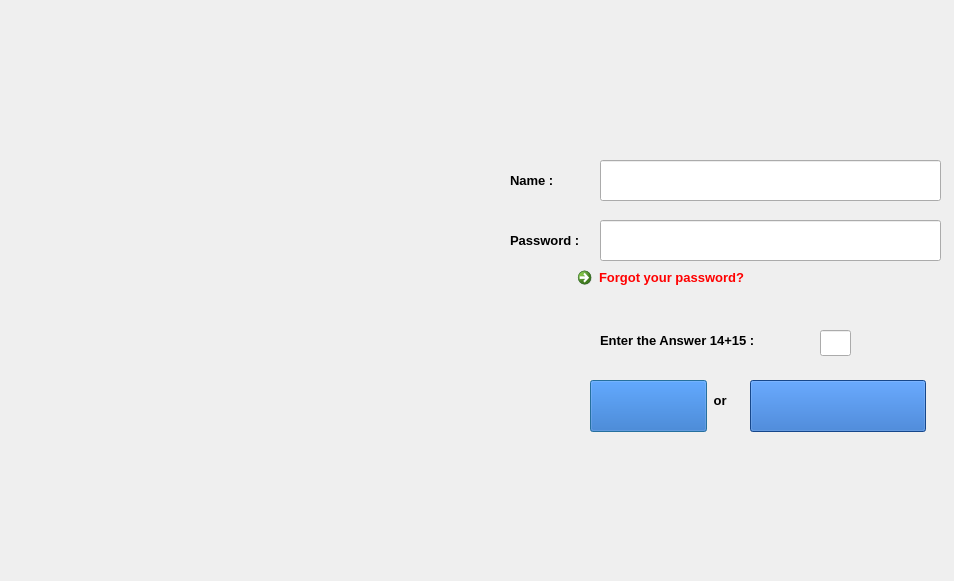
<?xml version="1.0" encoding="UTF-8"?>
<ui version="4.0">
 <class>login</class>
 <widget class="QDialog" name="login">
  <property name="geometry">
   <rect>
    <x>0</x>
    <y>0</y>
    <width>954</width>
    <height>581</height>
   </rect>
  </property>
  <property name="windowTitle">
   <string>Dialog</string>
  </property>
  <property name="styleSheet">
   <string notr="true">background-image: url(:/new/prefix1/login.png);</string>
  </property>
  <widget class="QLineEdit" name="lineEdit_name">
   <property name="geometry">
    <rect>
     <x>600</x>
     <y>160</y>
     <width>341</width>
     <height>41</height>
    </rect>
   </property>
   <property name="font">
    <font>
     <pointsize>10</pointsize>
    </font>
   </property>
   <property name="styleSheet">
    <string notr="true">background-image: url();</string>
   </property>
  </widget>
  <widget class="QLabel" name="label_4">
   <property name="geometry">
    <rect>
     <x>600</x>
     <y>320</y>
     <width>231</width>
     <height>41</height>
    </rect>
   </property>
   <property name="font">
    <font>
     <family>Segoe UI</family>
     <pointsize>10</pointsize>
     <bold>true</bold>
    </font>
   </property>
   <property name="styleSheet">
    <string notr="true">background-image: url();
background-color: rgb();</string>
   </property>
   <property name="text">
    <string>Enter the Answer 14+15 : </string>
   </property>
  </widget>
  <widget class="QLabel" name="label_3">
   <property name="geometry">
    <rect>
     <x>510</x>
     <y>220</y>
     <width>101</width>
     <height>41</height>
    </rect>
   </property>
   <property name="font">
    <font>
     <family>Segoe UI</family>
     <pointsize>10</pointsize>
     <bold>true</bold>
    </font>
   </property>
   <property name="styleSheet">
    <string notr="true">background-image: url();
background-color: rgb();</string>
   </property>
   <property name="text">
    <string>Password :</string>
   </property>
  </widget>
  <widget class="QLabel" name="label">
   <property name="geometry">
    <rect>
     <x>710</x>
     <y>380</y>
     <width>41</width>
     <height>41</height>
    </rect>
   </property>
   <property name="font">
    <font>
     <family>Segoe UI</family>
     <pointsize>10</pointsize>
     <bold>true</bold>
    </font>
   </property>
   <property name="styleSheet">
    <string notr="true">background-image: url();
background-color: rgb();</string>
   </property>
   <property name="text">
    <string> or</string>
   </property>
  </widget>
  <widget class="QLabel" name="label_2">
   <property name="geometry">
    <rect>
     <x>510</x>
     <y>160</y>
     <width>61</width>
     <height>41</height>
    </rect>
   </property>
   <property name="font">
    <font>
     <family>Segoe UI</family>
     <pointsize>10</pointsize>
     <bold>true</bold>
    </font>
   </property>
   <property name="styleSheet">
    <string notr="true">background-image: url();
background-color: rgb();</string>
   </property>
   <property name="text">
    <string>Name :</string>
   </property>
  </widget>
  <widget class="QLineEdit" name="lineEdit_password">
   <property name="geometry">
    <rect>
     <x>600</x>
     <y>220</y>
     <width>341</width>
     <height>41</height>
    </rect>
   </property>
   <property name="font">
    <font>
     <pointsize>10</pointsize>
    </font>
   </property>
   <property name="styleSheet">
    <string notr="true">background-image: url();
</string>
   </property>
  </widget>
  <widget class="QLineEdit" name="lineEdit_sum">
   <property name="geometry">
    <rect>
     <x>820</x>
     <y>330</y>
     <width>31</width>
     <height>26</height>
    </rect>
   </property>
   <property name="font">
    <font>
     <pointsize>10</pointsize>
    </font>
   </property>
   <property name="styleSheet">
    <string notr="true">background-image: url();</string>
   </property>
  </widget>
  <widget class="QPushButton" name="pushButton_Login">
   <property name="geometry">
    <rect>
     <x>590</x>
     <y>380</y>
     <width>117</width>
     <height>52</height>
    </rect>
   </property>
   <property name="font">
    <font>
     <pointsize>10</pointsize>
     <bold>true</bold>
    </font>
   </property>
   <property name="styleSheet">
    <string notr="true">background-image: url(:/new/prefix1/loginbotten.png);
background-color: rgb(31, 100, 194);</string>
   </property>
   <property name="text">
    <string/>
   </property>
  </widget>
  <widget class="QPushButton" name="pushButton_Creat">
   <property name="geometry">
    <rect>
     <x>750</x>
     <y>380</y>
     <width>176</width>
     <height>52</height>
    </rect>
   </property>
   <property name="font">
    <font>
     <pointsize>10</pointsize>
     <bold>true</bold>
    </font>
   </property>
   <property name="styleSheet">
    <string notr="true">background-color: rgb(31, 100, 194);
background-image: url(:/new/prefix1/creat.png);</string>
   </property>
   <property name="text">
    <string/>
   </property>
   <property name="shortcut">
    <string/>
   </property>
   <property name="default">
    <bool>false</bool>
   </property>
   <property name="flat">
    <bool>false</bool>
   </property>
  </widget>
  <widget class="QCommandLinkButton" name="commandLinkButton">
   <property name="geometry">
    <rect>
     <x>570</x>
     <y>260</y>
     <width>221</width>
     <height>31</height>
    </rect>
   </property>
   <property name="font">
    <font>
     <family>Segoe UI</family>
     <pointsize>10</pointsize>
    </font>
   </property>
   <property name="styleSheet">
    <string notr="true">background-image: url();
color: rgb(255, 0, 0);
</string>
   </property>
   <property name="text">
    <string>Forgot your password?</string>
   </property>
  </widget>
 </widget>
 <resources/>
 <connections/>
</ui>
